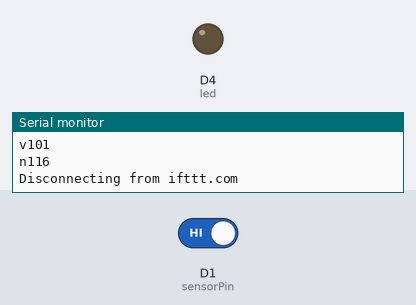
A sketch run on a simulated ESP8266 (NodeMCU). Shown: output pins drawn as LEDs (lit = HIGH), the last lines printed to the serial monitor. The inputs (shaded band) are chosen by the test bench; at power-on: D1 (sensorPin) HIGH. WiFi joins after 1.5 s; servers stay silent unless stated; web services answer with replies made up by the test bench.

Above: at 2.7 s.
2.8 s: D1 (sensorPin) driven LOW
At 8.1 s:
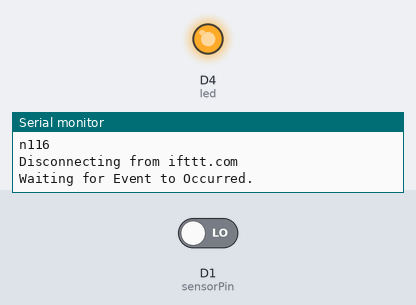
8.8 s: D1 (sensorPin) driven HIGH
At 10.1 s:
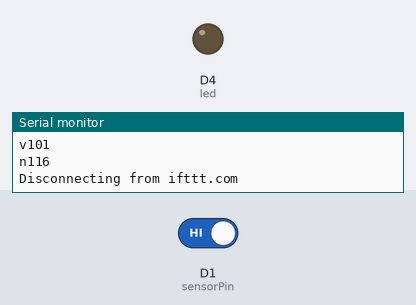
Timing chart, 0 to 11.8 s (numbered marks = the images above; inputs shaded):
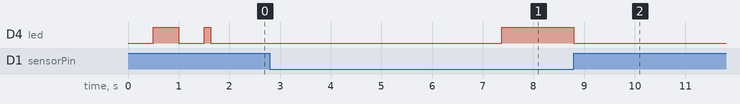

The sketch:

Daddy_confirm_code.ino
```cpp
// ESP8266 email notification via ifttt.com webhook service
//
// Tested with NodeMCU using Arduino IDE 1.8.10 and ESP8266 board file v2.4.2
//
// When the trigger GPIO input (sensorPin) goes high, an email alert is generated by using ESP8266
// to contact ifttt.com over a wifi connection and trigger an action to send an alert email


#include <ESP8266WiFi.h>

// wifi config
const char* ssid      = "Antidote";
const char* password  = "AntidoteB17";

// ifttt.com access details
const char* host      = "maker.ifttt.com";
const char* urlPt1    = "https://maker.ifttt.com/trigger/";
const char* urlPt2    = "/with/key/";
const char* eventName = "motion";                       // the event to trigger at ifttt.com
const char* apikey    = "cALEhqPe8FrM6mY3Bm7CMYxXcfzTsk3ZmeDvR0PgQ6b";                          // your ifttt.com api key
const byte  port      = 80;                                            // http standard port


#define sensorPin  D1    // front door switch input: low = closed  high = open
#define led     D4    // status LED on esp8266 module

WiFiClient client;    // wifi client object

void setup() {
  Serial.begin(9600);

  pinMode(sensorPin, INPUT_PULLUP);    //  switch input
  pinMode(led, OUTPUT);             // use on board LED for sensor state indication and wifi joining progress
  digitalWrite(led, HIGH);          // turn LED off

  // join wifi network
  WiFi.begin(ssid, password);
  Serial.print("Connecting to WiFi= ");
  Serial.print(ssid);
  Serial.println(" ...");

  while (WiFi.status() != WL_CONNECTED) {
    digitalWrite(led, !(digitalRead(led)));  // toggle LED
    delay(500);
    Serial.print('.');
  }

  digitalWrite(led, HIGH);          // turn LED off

  Serial.println();
  Serial.println("Welcome mujeeb to IOT Motion Detect.");
  Serial.print("Connecting to WiFi= ");
  Serial.println(ssid);
  Serial.println("Connected!");
  Serial.print("IP address: ");
  Serial.println(WiFi.localIP());
  Serial.println();
  Serial.println("Waiting for Event to Trigger.\n");
}

void loop() {
  if (digitalRead(sensorPin) == HIGH) {               // check for motion

    Serial.println("Event Occured ");
    Serial.print("Sending email via ifttt.com");
    digitalWrite(led, LOW);                        // turn LED on

    if (!client.connect(host, port)) {             // connect to ifttt.com
      Serial.println("Connection failed.");
      return;
    }

    // request ifttt.com to trigger the front door access event email
    String url = String(urlPt1) + String(eventName) + String(urlPt2) + String(apikey);
    client.print(String("GET ") + url + " HTTP/1.1\r\n" +
                 "Host: " + host + "\r\n" +
                 "Connection: close\r\n\r\n");

    delay(100);  // without the delay, the request may not be completed


        while (client.available())
        {
          Serial.write(client.read()); // optionally print out the response from ifttt.com
          Serial.println(client.read());
        }


    Serial.println("\nDisconnecting from ifttt.com");
    client.stop();

    // wait 5 seconds as a crude switch debounce when door is first opened,
    // then assuming front door is likely still going to be open (as people enter/exit),
    // wait until front door is closed before looking for next door open event
    delay(5000);
    while (digitalRead(sensorPin) == HIGH) {
      delay(100);
    }

    digitalWrite(led, HIGH);                         // turn LED off
    Serial.println("\nWaiting for Event to Occurred.\n");
  }
}
```

Measured:
- after the input at 2.8 s, D4 (led): LOW → HIGH after 4.6 s
- after the input at 8.8 s, D4 (led): HIGH → LOW at once
